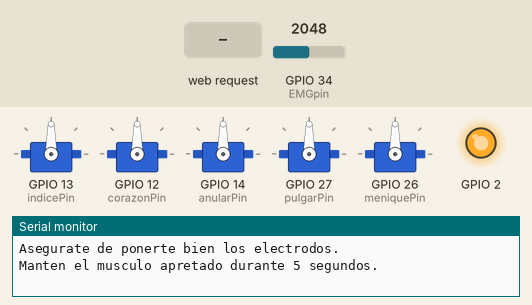
Simulated run of this sketch. Board: ESP32. On the bench: 5 × servo, output pins drawn as LEDs (lit = HIGH), the last lines printed to the serial monitor. Inputs (shaded band) come from the test bench; at power-on: GPIO 34 (EMGpin) = 2048 (analog values on the 0–4095 scale). WiFi joins after 1.5 s; servers stay silent unless stated.

Above: at 0.1 s.
At 8.1 s:
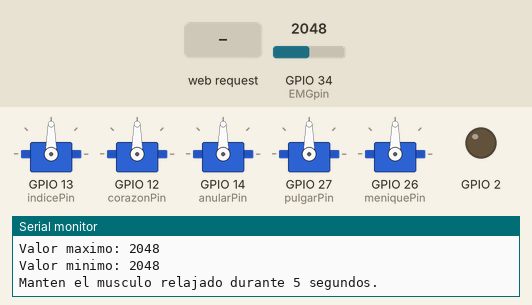
At 20.7 s:
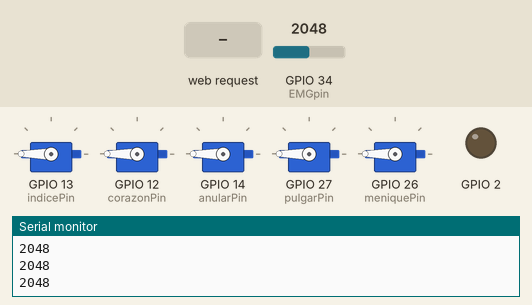
20.8 s: HTTP request GET /?motor= received
22.3 s: HTTP request GET /pulgar received
23.9 s: HTTP request GET /indice received
Timing chart, 0 to 26.9 s (numbered marks = the images above; inputs shaded):
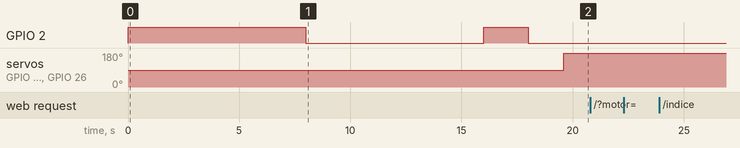

The sketch:

HandRevive.ino
```cpp
/*
  ESP32 Remote WiFi Servo Control
  esp32-web-servo.ino
  Control servo motor from web page

  Based upon example from Rui Santos
  Random Nerd Tutorials
  https://randomnerdtutorials.com/esp32-servo-motor-web-server-arduino-ide/


  DroneBot Workshop 2020
  https://dronebotworkshop.com
*/

#include <WiFi.h>
#include <ESP32Servo.h>

Servo indice;  // create servo object to control a servo
Servo corazon;
Servo anular;
Servo pulgar;
Servo menique;

// Servo GPIO pin
static const int indicePin = 13;
static const int corazonPin = 12;
static const int anularPin = 14;
static const int pulgarPin = 27;
static const int meniquePin = 26;

//GPIO pin for the muscular sensor
static const int EMGpin = 34;

// Value to save the values from the miostatine sensor
int analogValue = 0; //Variable donde guardamos el valor que nos da el sensor
int minActiveValue = 0; //Variable donde guardaremos el valor minimo del sensor cuando activamos el musculo
int maxActiveValue = 0; //Variable donde guardaremos el valor maximo del sensor cuando activamos el musculo
int minInactiveValue = 0; //Variable donde guardaremos el valor minimo del sensor cuando no activamos el musculo
int maxInactiveValue = 0; //Variable donde guardaremos el valor maximo del sensor cuando no activamos el musculo

// Network credentials
const char* ssid     = "XXXXXXX";
const char* password = "XXXXXXX";

// Web server on port 80 (http)
WiFiServer server(80);

// Variable to store the HTTP request
String header;

// Decode HTTP GET value
String valueString = String(5);
int pos1 = 0;
int pos2 = 0;

// Current time
unsigned long currentTime = millis();
// Previous time
unsigned long previousTime = 0;
// Define timeout time in milliseconds (example: 2000ms = 2s)
const long timeoutTime = 2000;

void leerMaxMinValues(int* maxValue, int* minValue) {
  unsigned long tiempo1 = millis();
  unsigned long tiempo2 = millis();
  while (tiempo2 < (tiempo1+5000)) {
    tiempo2 = millis();
    //Serial.println(tiempo2/1000);
    analogValue = analogRead(EMGpin);
    if (*maxValue < analogValue){ //Si el valor leido es mayor que el valor maximo lo guardamos
      *maxValue = analogValue;
    }
    if (*minValue > analogValue){ //Si el valor leido es menor que el valor minimo lo guardamos
      *minValue = analogValue;
    }
  }
  return;
}

void abrirMano() {
  // Move servo into position
  indice.write(0);
  corazon.write(0);
  anular.write(0);
  pulgar.write(0);
  menique.write(0);
}

void cerrarMano() {
  // Move servo into position
  indice.write(180);
  corazon.write(180);
  anular.write(180);
  pulgar.write(180);
  menique.write(180);
}

void setup() {

  // Allow allocation of all timers for servo library
  ESP32PWM::allocateTimer(0);
  ESP32PWM::allocateTimer(1);
  ESP32PWM::allocateTimer(2);
  ESP32PWM::allocateTimer(3);

  // Set servo PWM frequency to 50Hz
  indice.setPeriodHertz(50);
  corazon.setPeriodHertz(50);
  anular.setPeriodHertz(50);
  pulgar.setPeriodHertz(50);
  menique.setPeriodHertz(50);

  // Attach to servo and define minimum and maximum positions
  // Modify as required
  indice.attach(indicePin,500, 2400);
  corazon.attach(corazonPin,500, 2400);
  anular.attach(anularPin,500, 2400);
  pulgar.attach(pulgarPin,500, 2400);
  menique.attach(meniquePin,500, 2400);

  // Start serial
  Serial.begin(115200);

  //set the resolution to 12 bits (0-4096)
  analogReadResolution(12);

  //Inicializamos el pin para el LED
  pinMode(2, OUTPUT);
  digitalWrite(2, HIGH); //Encendemos el LED para saber cuando estamos calibrando el sensor

  Serial.println("Asegurate de ponerte bien los electrodos.");
  Serial.println("Manten el musculo apretado durante 5 segundos.");
  delay(3000);
  minActiveValue = 8000; //Ponemos un valor muy alto en esta variable para guardar aquí el valor mas bajo
  leerMaxMinValues(&maxActiveValue, &minActiveValue);
  Serial.printf("Valor maximo: %d\nValor minimo: %d\n", maxActiveValue, minActiveValue);

  digitalWrite(2, LOW); //Apagamos el LED para saber cuando estamos calibrando el sensor

  Serial.println("Manten el musculo relajado durante 5 segundos.");
  delay(3000);
  minInactiveValue = 8000; //Ponemos un valor muy alto en esta variable para guardar aquí el valor mas bajo
  leerMaxMinValues(&maxInactiveValue, &minInactiveValue);
  Serial.printf("Valor maximo: %d\nValor minimo: %d\n", maxInactiveValue, minInactiveValue);

  digitalWrite(2, HIGH); //Encendemos el LED para saber cuando estamos calibrando el sensor
  delay(2000);
  digitalWrite(2, LOW); //Apagamos el LED para saber cuando estamos calibrando el sensor

  // Connect to Wi-Fi network with SSID and password
  Serial.print("Connecting to ");
  Serial.println(ssid);
  WiFi.begin(ssid, password);
  while (WiFi.status() != WL_CONNECTED) {
    delay(500);
    //Serial.print(".");
  }

  // Print local IP address and start web server
  Serial.println("");
  Serial.println("WiFi connected.");
  Serial.println("IP address: ");
  Serial.println(WiFi.localIP());
  server.begin();
}

void loop(){
  //Read the value from the sensor
  int analogValue = analogRead(EMGpin);
  // print out the values you read:
  Serial.printf("%d\n", analogValue);

  delay(100);

  // Listen for incoming clients
  WiFiClient client = server.available();

  // Client Connected
  if (client) {
    // Set timer references
    currentTime = millis();
    previousTime = currentTime;

    // Print to serial port
    Serial.println("New Client.");

    // String to hold data from client
    String currentLine = "";

   // Do while client is connected
    while (client.connected() && currentTime - previousTime <= timeoutTime) {
      currentTime = millis();
      if (client.available()) { // if there's bytes to read from the client,
        char c = client.read(); // read a byte, then
        Serial.write(c); // print it out to the serial monitor
        header += c;
        if (c == '\n') { // if the byte is a newline character
          // if the current line is blank, you got two newline characters in a row.
          // that's the end of the client HTTP request, so send a response:
          if (currentLine.length() == 0) {

            // HTTP headers always start with a response code (e.g. HTTP/1.1 200 OK) and a content-type
            client.println("HTTP/1.1 200 OK");
            client.println("Content-type:text/html; charset=utf-8");
            client.println("Connection: close");
            client.println();

            // Display the HTML web page

            // HTML Header
            client.println("<!DOCTYPE html><html>");
            client.println("<head><meta name=\"viewport\" content=\"width=device-width, initial-scale=1\">");
            client.println("<meta charset=\"UTF-8\">"); // Establecer la codificación UTF-8
            client.println("<link rel=\"icon\" href=\"data:,\">");

            // CSS - Modify as desired
            client.println("<style>body { text-align: center; font-family: \"Helvetica Neue\", Helvetica, Arial, sans-serif; background-color: #f2f2f2; margin: 0; padding: 20px; }");
            client.println(".switch-container { display: flex; flex-direction: column; align-items: center; margin-top: 20px; }");
            client.println(".switch { display: inline-block; vertical-align: top; width: 80px; height: 34px; position: relative; border-radius: 34px; background-color: #e6e6e6; margin-bottom: 10px; }");
            client.println(".switch input { display: none; }");
            client.println(".slider { position: absolute; cursor: pointer; top: 0; left: 0; right: 0; bottom: 0; background-color: #fff; transition: .4s; border-radius: 34px; }");
            client.println(".slider:before { position: absolute; content: ''; height: 26px; width: 26px; left: 4px; bottom: 4px; background-color: #fff; transition: .4s; border-radius: 50%; }");
            client.println(".switch-label { position: absolute; top: -25px; width: 100%; text-align: center; font-size: 12px; color: #333; }");
            client.println("input:checked + .slider { background-color: #70cfff; }");
            client.println("input:checked + .slider:before { transform: translateX(46px); }");
            client.println("</style>");

            // Get JQuery
            client.println("<script src=\"https://ajax.googleapis.com/ajax/libs/jquery/3.3.1/jquery.min.js\"></script>");

            // Page title
            client.println("</head><body><h1 style=\"color:#ff3410;\">Servo Control</h1>");

            // Switch controls
            client.println("<h2 style=\"color:#333;\">Control de dedos:</h2>");
            client.println("<div class=\"switch-container\">");
            client.println("<label class=\"switch\" style=\"text-align: left; margin-bottom: 40px;\"><input type=\"checkbox\" onchange=\"toggleMotor(this, 'pulgar')\"><span class=\"slider\"></span><span class=\"switch-label\">Pulgar</span></label>");
            client.println("<label class=\"switch\" style=\"text-align: left; margin-bottom: 40px;\"><input type=\"checkbox\" onchange=\"toggleMotor(this, 'indice')\"><span class=\"slider\"></span><span class=\"switch-label\">Indice</span></label>");
            client.println("<label class=\"switch\" style=\"text-align: left; margin-bottom: 40px;\"><input type=\"checkbox\" onchange=\"toggleMotor(this, 'corazon')\"><span class=\"slider\"></span><span class=\"switch-label\">Corazon</span></label>");
            client.println("<label class=\"switch\" style=\"text-align: left; margin-bottom: 40px;\"><input type=\"checkbox\" onchange=\"toggleMotor(this, 'anular')\"><span class=\"slider\"></span><span class=\"switch-label\">Anular</span></label>");
            client.println("<label class=\"switch\" style=\"text-align: left; margin-bottom: 40px;\"><input type=\"checkbox\" onchange=\"toggleMotor(this, 'menique')\"><span class=\"slider\"></span><span class=\"switch-label\">Meñique</span></label>");
            client.println("<label class=\"switch\" style=\"text-align: left; margin-bottom: 40px;\"><input type=\"checkbox\" onchange=\"toggleMotor(this, 'all')\"><span class=\"slider\"></span><span class=\"switch-label\">Abrir/Cerrar mano</span></label>");

            client.println("</div>");

            // JavaScript
            client.println("<script>");
            client.println("function toggleMotor(checkbox, motor) {");
            client.println("var pos = checkbox.checked ? 180 : 0;");
            client.println("$.get(\"/?motor=\" + motor + \"&pos=\" + pos + \"&\");");
            client.println("}");
            client.println("$.ajaxSetup({timeout:1000});");
            client.println("</script>");

            // End page
            client.println("</body></html>");

            // GET data
            if (header.indexOf("GET /?motor=") >= 0) {
              int motorPosIndex = header.indexOf("pos=");
              if (motorPosIndex >= 0) {
                String motor = header.substring(header.indexOf('=') + 1, motorPosIndex - 1);
                //String pos = header.substring(motorPosIndex + 4, header.indexOf('&'));
                String pos = header.substring(motorPosIndex + 4);
                pos = pos.substring(0, pos.indexOf('&'));
                // Perform the necessary actions based on motor and position
                if (motor == "pulgar") {
                  // Code to control pulgar with pos value
                  pulgar.write(pos.toInt());
                }
                if (motor == "indice") {
                  // Code to control indice with pos value
                  indice.write(pos.toInt());
                }
                if (motor == "corazon") {
                  // Code to control corazon with pos value (corazon)
                  corazon.write(pos.toInt());
                }
                if (motor == "anular") {
                  // Code to control anular with pos value (anular)
                  anular.write(pos.toInt());
                }
                if (motor == "menique") {
                  // Code to control menique with pos value (meñique)
                  menique.write(pos.toInt());
                }
                if (motor == "all") {
                  // Code to open/close the hand
                  if (pos.toInt() == 180){
                    cerrarMano();
                  } else {
                    abrirMano();
                  }
                }
              }
            }

            // The HTTP response ends with another blank line
            client.println();

            // Break out of the while loop
            break;

          } else {
            // New line is received, clear currentLine
            currentLine = "";
          }
        } else if (c != '\r') { // if you got anything else but a carriage return character,
          currentLine += c; // add it to the end of the currentLine
        }
      }
    }
    // Clear the header variable
    header = "";
    // Close the connection
    client.stop();
    Serial.println("Client disconnected.");
    Serial.println("");

  }

  //EMG control code
  if(maxActiveValue > 500){ //EMG connected and properly calibrated
    if(analogValue == maxActiveValue) {
      abrirMano();
    }

    if(analogValue <= (((minInactiveValue+maxInactiveValue)/2) + 10) && (analogValue != 0)) {
      cerrarMano();
    }

    delay(100);
  }

}
```
